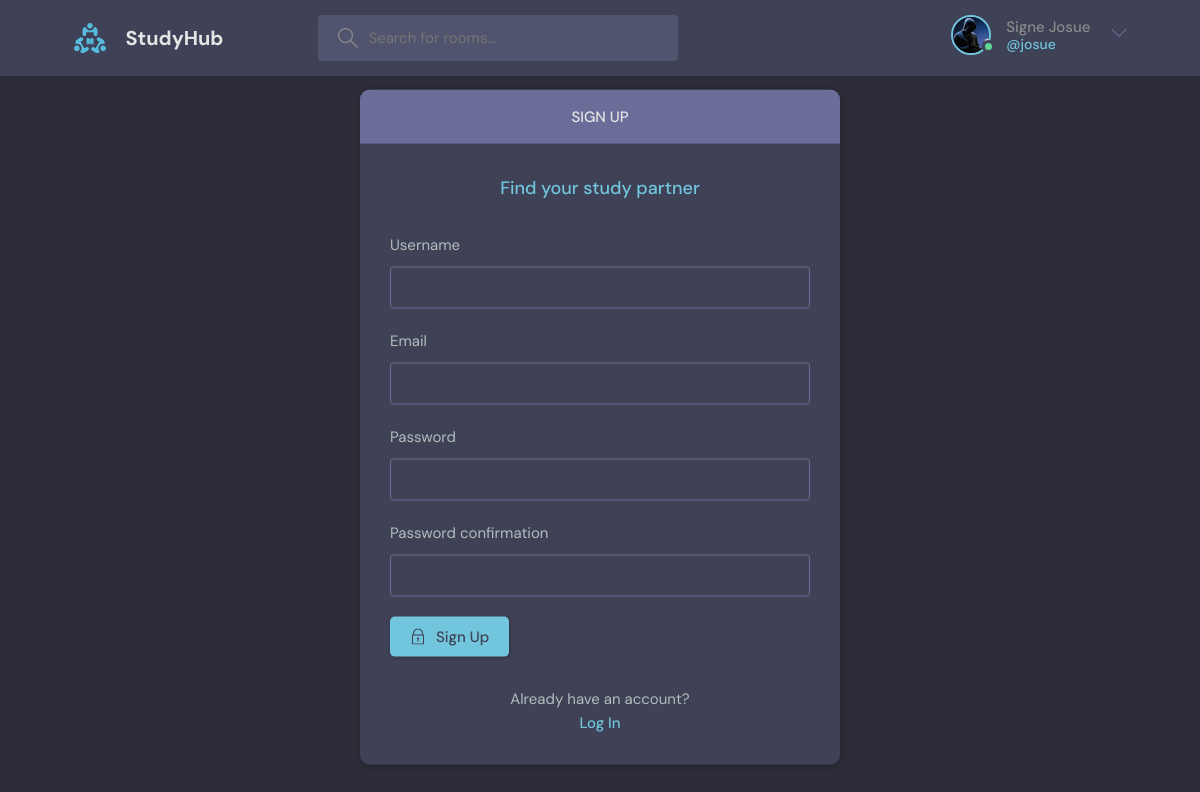
Page /register/ (signed in) on the committed database.
### base/models.py (models this page shows, shortened)
class User(AbstractUser):
    username = models.CharField(max_length=50, unique=True)
    email = models.EmailField(unique=True)
    bio = models.TextField(blank=True, null=True)
    avatar = models.ImageField(default='avatar.svg', null=True)
    USERNAME_FIELD = 'email'
    REQUIRED_FIELDS = ['username']

### base/views.py (the view, shortened to what this page needs)
# urls.py: path('register/', registerPage ,name='register'),
def registerPage(request):
    context = {"form": MyUserCreationForm}
    return render(request, "base/pages/signup.html", context)

### base/templates/base/pages/signup.html (shortened to what this page needs)
{% include "main.html" %}
{% block content %}
<main class="auth layout">
  <div class="container">
    <div class="layout__box">
      <div class="layout__boxHeader">
        <div class="layout__boxTitle">
          <h3>Sign up</h3>
        </div>
      </div>
      <div class="layout__body">
        <h2 class="auth__tagline">Find your study partner</h2>
        <form class="form" action="" method="POST">
          {% for field in form %}
          <div class="form__group form__group">
            <label for="{{ field.label }}">{{ field.label }}</label>
            {{ field }}
          </div>
          {% endfor %}
          <button class="btn btn--main" type="submit">
            Sign Up
          </button>
        </form>
        <div class="auth__action">
          <p>Already have an account?</p>
          <a href="{% url 'login' %}" class="btn btn--link">Log In</a>
        </div>
      </div>
    </div>
  </div>
</main>
{% endblock %}

### templates/navbar.html (shortened to what this page needs)
{% load static%}
<header class="header header--loggedIn">
  <div class="container">
    <a href="/" class="header__logo">
      <img src="{% static 'images/logo.svg' %}" />
      <h1>StudyHub</h1>
    </a>
    <form class="header__search" method="GET" action="{% url 'home' %}">
      <label>
        <input type="text" name="q" placeholder="Search for rooms..." />
      </label>
    </form>
    <nav class="header__menu">
      {% if request.user.is_authenticated %}
      <div class="header__user">
        <a href="{% url 'user-profile' request.user.id %}">
          <div class="avatar avatar--medium active">
            <img src="{{ request.user.avatar.url }}" />
          </div>
          <p>
            {% if request.user.get_full_name %}
              {{ request.user.get_full_name }}
            {% else %}
              {{ request.user.username }}
            {% endif %}
            <span>@{{ request.user.username }}</span>
          </p>
        </a>
        <button class="dropdown-button">
          <svg
            version="1.1"
            xmlns="http://www.w3.org/2000/svg"
            width="32"
            height="32"
            viewBox="0 0 32 32"
          >
            <title>chevron-down</title>
            <path d="M16 21l-13-13h-3l16 16 16-16h-3l-13 13z"></path>
          </svg>
        </button>
      </div>
      {% else %}
      <a href="{% url 'login' %}">
        <img src="{% static 'images/avatar.svg' %}" />
        <p>Login</p>
      </a>
      {% endif %}
    </nav>
  </div>
</header>

### rows in the picture
User: user.avatar (picture), user.get_full_name "Signe Josue", user.username "josue"

### other values in the picture
{{ field.label }} "Username" "Email" "Password" "Password confirmation"
